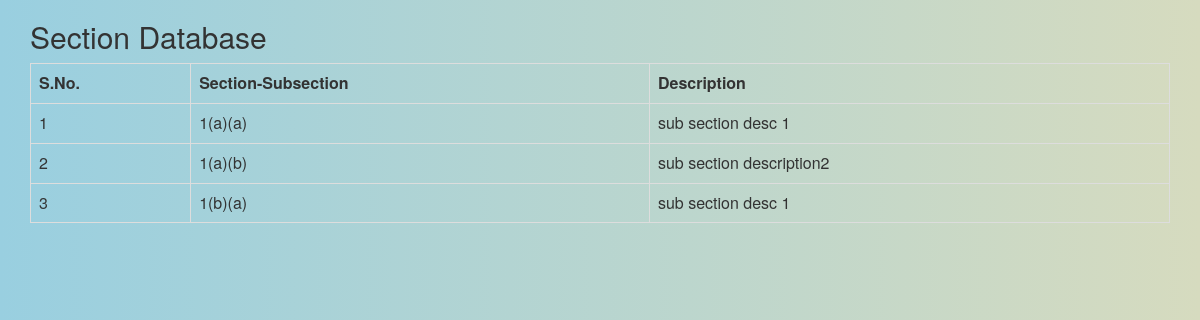
/queries/reply/section_db.php (signed in), run on an earlier commit of the app's database.
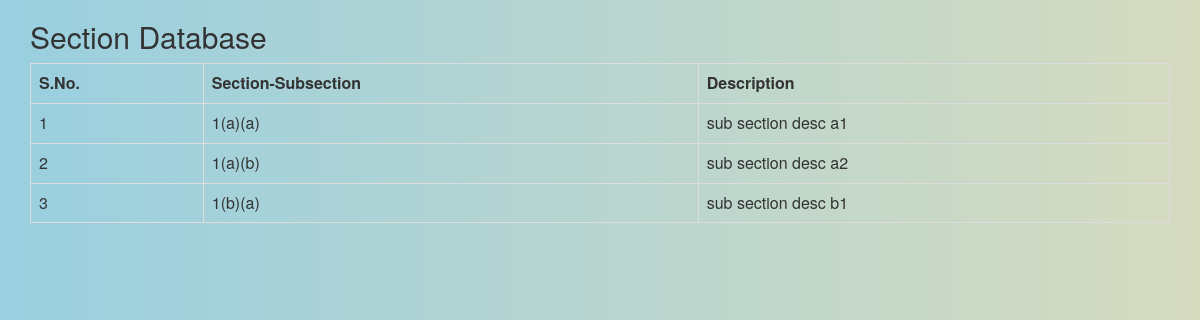
And on a later commit of the database.
### tables this page shows
CREATE TABLE `article_sub_section` (
  `Id` int(11) NOT NULL,
  `sec_id` varchar(11) NOT NULL,
  `No` varchar(10) NOT NULL,
  `Description` varchar(250) NOT NULL
);

### queries/reply/section_db.php (the view, shortened to what this page needs)
<?php
	if(!isset($_SESSION['login_access'])){
		header("location: ../../errors/no_file.php");
	}
	else {
?>
		<html>
			<head>
				<link rel="stylesheet" href="../../bootstrap/css/bootstrap.css">
				<link rel="stylesheet" href="../../bootstrap/css/bootstrap.min.css">
			</head>
			<body>
				<div class=container>
					<?php
						include '../../db/config_database.php';
						$k = "SELECT * FROM article_sub_section;";
						$query = mysqli_query($con,$k);
						$data2 = mysqli_num_rows($query);
						$a = $data2;
						echo "<h2> Section Database</h2>";
						echo "<table class='table table-bordered'>
								<tbody>
									<tr>
										<th>S.No.</th>
										<th>Section-Subsection</th>
										<th>Description</th>
									</tr>";
						while( $a!=0){
							$a--;
							$data3=mysqli_fetch_array($query);
					?>
							<tr>
								<td> <?php echo $data3['Id']?> </td>
								<td> <?php echo $data3['No']?> </td>
								<td> <?php echo $data3['Description']?> </td>
					<?php
						}
					?>
								</tr>
						</tbody>
					</table>
				</div>
			</body>
		</html>
<?php
	}
?>

What changed in the data, as far as the page shows it:
changed article_sub_section id 1: Description "sub section desc 1" → "sub section desc a1"
changed article_sub_section id 2: Description "sub section description2" → "sub section desc a2"
changed article_sub_section id 3: Description "sub section desc 1" → "sub section desc b1"
